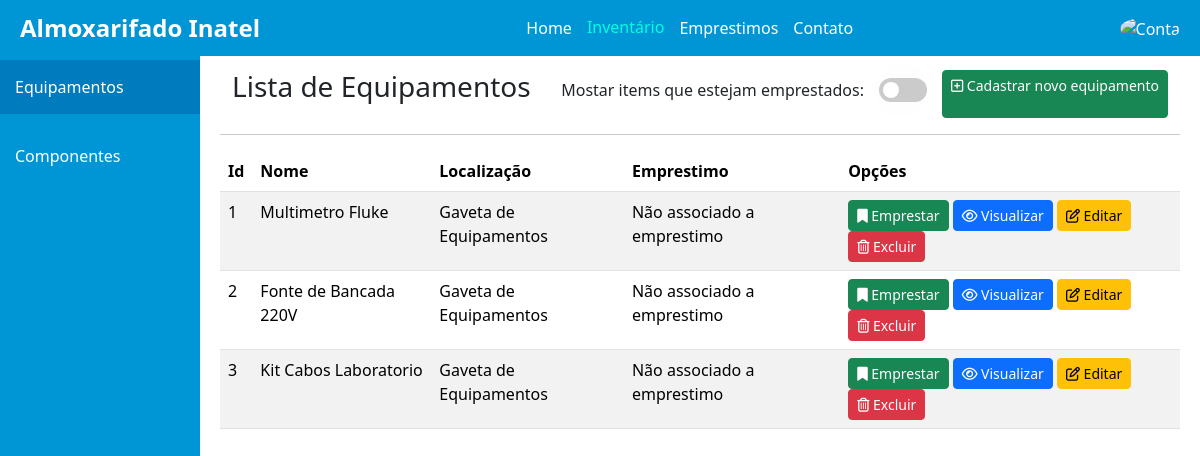
/inventario/equipamentos/, run on an earlier commit of the app's database.
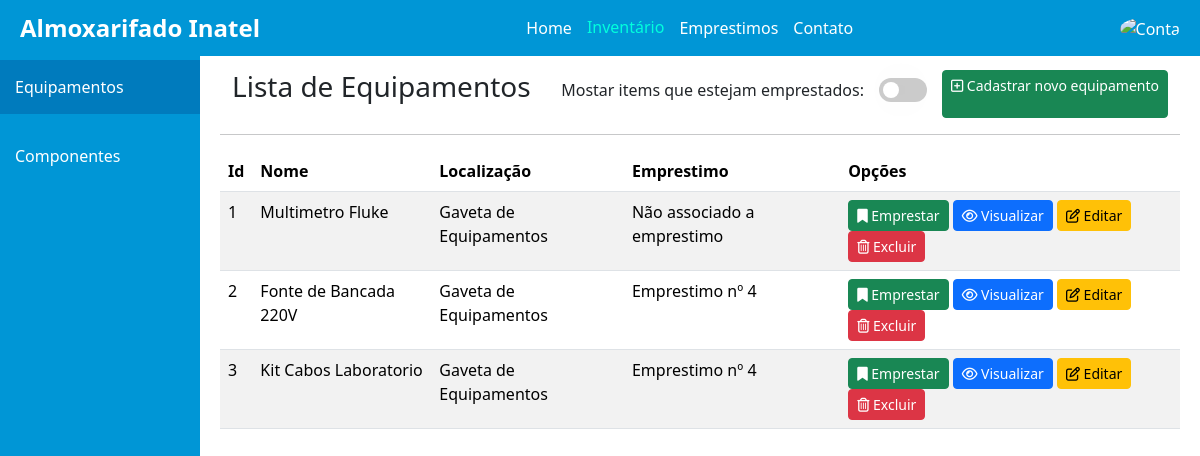
And on a later commit of the database.
### inventario/models.py (models this page shows, shortened)
class Equipamento(models.Model):
    id = models.IntegerField(primary_key=True, unique=True)
    nome = models.CharField(max_length=50)
    descricao = models.CharField(max_length=500,verbose_name='Descrição')
    localizacao = models.CharField(max_length=50, verbose_name='Localização')
    emprestimo = models.ForeignKey(Emprestimo, on_delete=models.SET_DEFAULT, default=None, blank=True, null=True)

### emprestimos/models.py (models this page shows, shortened)
class Emprestimo(models.Model):
    id = models.BigAutoField(primary_key=True, unique=True)
    estado = models.CharField(max_length=50)
    data_de_retirada = models.DateField(verbose_name='Data de Retirada', auto_now_add=True)
    data_de_devolucao = models.DateField(verbose_name='Data de Devolução')
    aluno = models.ForeignKey(Aluno, on_delete=models.PROTECT)
    funcionario = models.ForeignKey(Funcionario, on_delete=models.PROTECT)

### inventario/views.py (the view)
# urls.py: path('equipamentos/', EquipamentosList.as_view(), name='Listar-Equipamentos'),
class EquipamentosList(ListView):
    model = Equipamento
    template_name = 'equipamentos.html'

### inventario/templates/equipamentos.html (shortened to what this page needs)
{% extends "base.html" %}
{% load static %}
{% block style %}
<link rel="stylesheet" href="{% static 'css/sideBar.css' %}">
<link rel="stylesheet" href="{% static 'css/bootstrap/bootstrap.min.css' %}">
<link rel="stylesheet" href="{% static 'fa/css/all.min.css' %}">
<link rel="stylesheet" href="{% static 'css/tables.css' %}">
<link rel="stylesheet" href="{% static 'css/datatables.min.css' %}">
{% endblock %}
{% block content %}
{% include "includes/sideBar.html" %}
<div class="content">
    <div class="container-fluid">
        <h3>Lista de Equipamentos</h3>
        <div class="buttons">
            <p class="mt-2">Mostar items que estejam emprestados: </p>
            <label class="switch">
                <span class="slider"></span>
            </label>
            <a href="{% url 'Cadastrar-Equipamento' %}" class="btn btn-success btn-sm" title="Cadastrar">
                <i class="fa-regular fa-square-plus"></i>
                Cadastrar novo equipamento
            </a>
        </div>
    </div>
    <hr>
    <div class="table-responsive">
        <table class="table table-striped" id="tabela-equipamentos">
            <thead>
                <tr>
                    <th>Id</th>
                    <th>Nome</th>
                    <th>Localização</th>
                    <th>Emprestimo</th>
                    <th>Opções</th>
                </tr>
            </thead>
            <tbody>
                {% for equipamento in object_list %}
                <tr itemID="{{ equipamento.id }}" itemName="{{ equipamento.nome }}" description="{{ equipamento.descricao }}" itemLocation="{{ equipamento.localizacao }}" emprestimo={% if equipamento.emprestimo != None %} {{ equipamento.emprestimo.id }} {% else %} false {% endif %}>
                    <td>{{ equipamento.id }}</td>
                    <td>{{ equipamento.nome }}</td>
                    <td>{{ equipamento.localizacao }}</td>
                    <td>{% if equipamento.emprestimo == None %} Não associado a emprestimo {% else %} Emprestimo nº {{equipamento.emprestimo.id}} {% endif %} </td>
                    <td>
                        <button id="emprestimoButton" class="btn btn-success btn-sm" title="Emprestar">
                            <i class="fa fa-bookmark" aria-hidden="true"></i>
                            Emprestar
                        </button>
                        <button id="detail-button" class="btn btn-primary btn-sm" title="Visualizar">
                            <i class="fa-regular fa-eye"></i>
                            Visualizar
                        </button>
                        <a href="{% url 'Editar-Equipamento' equipamento.id %}" class="btn btn-warning btn-sm" title="Editar">
                            <i class="fa-regular fa-pen-to-square"></i>
                            Editar
                        </a>
                        <button id="delete-Button" class="btn btn-danger btn-sm" title="Excluir">
                            <i class="fa-regular fa-trash-can"></i>
                            Excluir
                        </button>
                    </td>
                </tr>
                {% empty %}
                <tr>
                    <td colspan="4">Nenhum equipamento encontrado</td>
                </tr>
                {% endfor %}
            </tbody>
        </table>
    </div>
</div>
{% endblock %}

What changed in the data, as far as the page shows it:
changed Equipamento "Fonte de Bancada 220V": emprestimo.id (not shown) → "4"; emprestimo_id "Não associado a emprestimo" → "Emprestimo nº"
changed Equipamento "Kit Cabos Laboratorio": emprestimo.id (not shown) → "4"; emprestimo_id "Não associado a emprestimo" → "Emprestimo nº"
